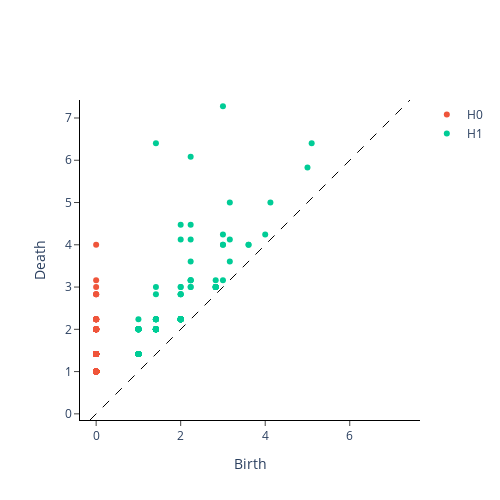

Notebook source saved alongside this figure:
### Code cell
PtCloudPers1test = VR.fit_transform(xypts1test)
VR.plot(PtCloudPers1test,0)

### Figure 1 — Plotly figure (JSON) as saved in the notebook; plotly's stock layout.template omitted (floating-point values rounded to 4 significant figures; data arrays with more than 128 entries replaced by an {"elided": "..."} marker saying what was removed)
{"data": [{"hoverinfo": "none", "line": {"color": "black", "dash": "dash", "width": 1}, "mode": "lines", "showlegend": false, "type": "scatter", "x": [-0.1456, 7.426], "y": [-0.1456, 7.426]}, {"hoverinfo": "text", "hovertext": {"elided": "903 str values"}, "mode": "markers", "name": "H0", "type": "scatter", "x": {"elided": "903 int values"}, "y": {"elided": "903 float values"}}, {"hoverinfo": "text", "hovertext": {"elided": "434 str values"}, "mode": "markers", "name": "H1", "type": "scatter", "x": {"elided": "434 float values"}, "y": {"elided": "434 float values"}}], "layout": {"height": 500, "plot_bgcolor": "white", "width": 500, "xaxis": {"autorange": false, "exponentformat": "e", "linecolor": "black", "linewidth": 1, "mirror": false, "range": [-0.1456, 7.426], "showexponent": "all", "showline": true, "side": "bottom", "ticks": "outside", "title": {"text": "Birth"}, "type": "linear", "zeroline": true}, "yaxis": {"autorange": false, "exponentformat": "e", "linecolor": "black", "linewidth": 1, "mirror": false, "range": [-0.1456, 7.426], "scaleanchor": "x", "scaleratio": 1, "showexponent": "all", "showline": true, "side": "left", "ticks": "outside", "title": {"text": "Death"}, "type": "linear", "zeroline": true}}}
